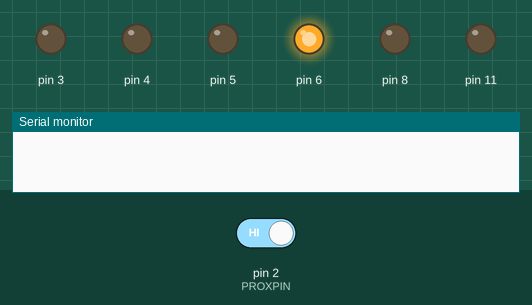
The sketch below on a simulated Arduino Uno, built with avr-gcc and run on an emulated ATmega328P. Parts: output pins drawn as LEDs (lit = HIGH), the last lines printed to the serial monitor. The inputs (shaded band) are chosen by the test bench; at power-on: pin 2 (PROXPIN) HIGH.

Above: at 1.2 s.
1.3 s: pin 2 (PROXPIN) driven LOW
At 1.7 s:
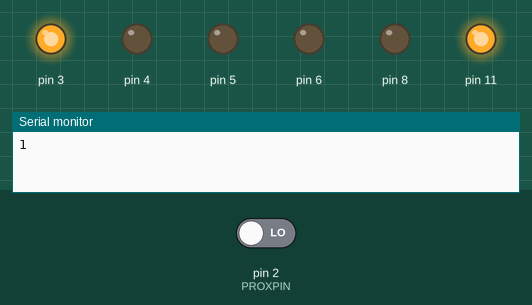
2.8 s: pin 2 (PROXPIN) driven HIGH
At 4.5 s:
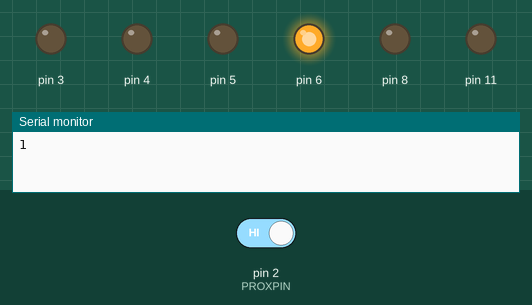
Timing chart, 0 to 6.0 s (numbered marks = the images above; inputs shaded):
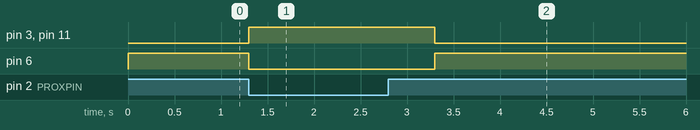

Measured:
- after the input at 1.3 s, pin 3, pin 11: LOW → HIGH at once; pin 6: HIGH → LOW at once
- after the input at 2.8 s, pin 3, pin 11: HIGH → LOW after 0.50 s; pin 6: LOW → HIGH after 0.50 s

The sketch:

COMPLETE_PROJECT.ino
```cpp
#define PROXPIN 2
void LED_light(int anode, int cathode, int state){
  pinMode(anode, OUTPUT);
  pinMode(cathode, OUTPUT);
  analogWrite(anode, state);
  digitalWrite(cathode, LOW);
  }
void setup() {
  // put your setup code here, to run once:
pinMode(PROXPIN, INPUT);
Serial.begin(9600);
}
int count=0;
void loop() {
  // put your main code here, to run repeatedly:
bool sensor=digitalRead(PROXPIN);
if (sensor==0){
  LED_light(3,4,255);
  LED_light(6,5,0);
  LED_light(11,8,255);

  count=count+1;
  Serial.println(count);
  delay(500);
  while (sensor==0){
    sensor=digitalRead(PROXPIN);
    LED_light(3,4,255);
    LED_light(6,5,0);
    LED_light(11,8,255);

  }
  delay(500);
}
else{
  LED_light(6,5,255);
  LED_light(3,4,0);
  LED_light(11,8,0);
}
}
```
